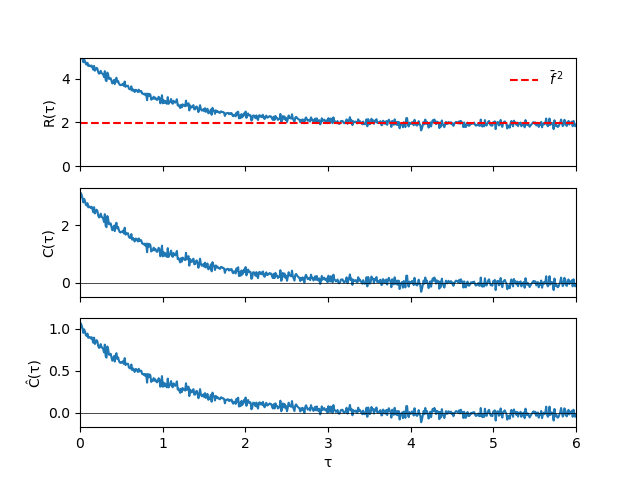

Python code for this plot:
import numpy as np
import matplotlib.pyplot as plt

tmin=0
tmax=6
tau = np.linspace(tmin, tmax, 600)
var=3
mean = 1.4
noise = 0.03 * (np.random.randn(len(tau))-0.5)

R = mean**2 + var*(np.exp(-tau)+noise)
C = R - mean**2
C_hat = C / C[0]

fig, axs = plt.subplots(3, 1, sharex=True)

# R
axs[0].plot(tau, R)
axs[0].axhline(mean**2, color='red', linestyle='--', label=r'$\bar f^{\,2}$')
axs[0].set_ylabel("R(τ)")
axs[0].set_xlim(tmin, tmax)
axs[0].set_ylim(0, var+mean**2)
axs[0].legend(loc='upper right', frameon=False)


# C
axs[1].plot(tau, C)
axs[1].axhline(0, color='black', linestyle='-', linewidth=0.5)
axs[1].set_ylabel("C(τ)")

# C_hat
axs[2].plot(tau, C_hat)
axs[2].axhline(0, color='black', linestyle='-', linewidth=0.5)
axs[2].set_ylabel("Ĉ(τ)")
axs[2].set_xlabel("τ")

plt.show()
